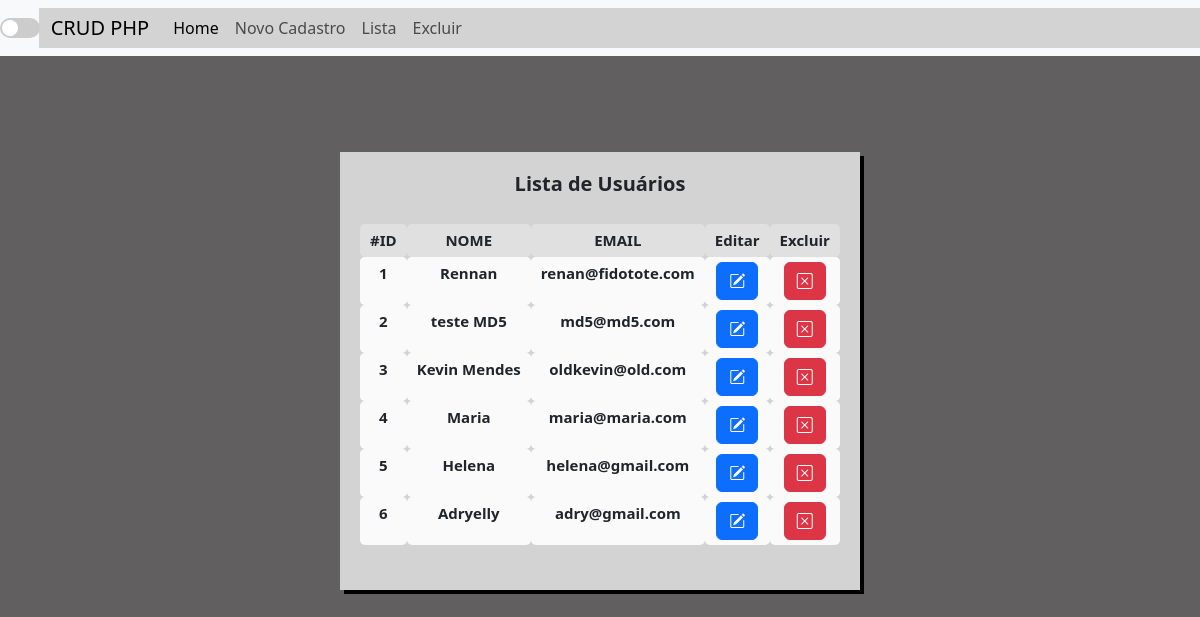
Page /?page=listar on the committed database.
### tables this page shows
CREATE TABLE `usuarios` (
  `id` int(10) UNSIGNED NOT NULL,
  `nome` varchar(45) NOT NULL,
  `email` varchar(255) NOT NULL,
  `senha` varchar(255) NOT NULL,
  `data_nasc` date NOT NULL
);

### lista-usuario.php (the view, shortened to what this page needs)
<!DOCTYPE html>
<html lang="pt-br">
<head>
    <link rel="stylesheet" href="css/bootstrap.min.css">
    <link rel="stylesheet" href="css/teste-form.css">
    <link rel="stylesheet" href="css/estilos.css">
</head>
<body>
<div class="container">
        <div class="row">
            <div class="col mt-5">
                <?php
                $sql = "SELECT * FROM usuarios";
                $respostaListar = $conn->query($sql);
                $qtdDeUsuarios = $respostaListar->num_rows;
                if ($respostaListar == true) {
                    if ($qtdDeUsuarios > 0) {
                        ?>
                            <div class="tabela">
                            <h2>Lista de Usuários</h2>
                            <table class="table">
                                <tr>
                                    <th>#ID</th>
                                    <th>NOME</th>
                                    <th>EMAIL</th>
                                    <th>Editar</th>
                                    <th>Excluir</th>
                                </tr>
                                <?php while ($row = $respostaListar->fetch_object()) { ?>
                                    <tr>
                                        <td><?php echo $row->id; ?></td>
                                        <td><?php echo $row->nome; ?></td>
                                        <td><?php echo $row->email; ?></td>
                                        <td><button class="btn btn-primary" onclick="location.href='?page=editar&id=<?php echo $row->id; ?>'"><i class="bi bi-pencil-square"></i></button></td>
                                        <td><button class="btn btn-danger" onclick="if(confirm('Tem certeza que deseja excluir?')) { location.href='?page=salvar&acao=excluir&id=<?php echo $row->id; ?>'} else { return false; }"><i class="bi bi-x-square"></i></button></td>
                                    </tr>
                                <?php } ?>
                            </table>
                            </div>
                            <?php
                    } else {
                        echo "<p class='alert alert-danger'>Não encontrou resultados!</p>";
                    }
                }
                ?>
            </div>
        </div>
    </div>
</body>
</html>

### index.php (shortened to what this page needs)
<!DOCTYPE html>
<html lang="pt-br">
  <head>
    <link rel="stylesheet" href="css/bootstrap.min.css">
    <link rel="stylesheet" href="css/estilos.css">
    <link href="https://cdn.jsdelivr.net/npm/bootstrap-icons@1.7.0/font/bootstrap-icons.css" rel="stylesheet">
  </head>
  <body>
    <nav class="navbar navbar-expand-lg bg-body-tertiary">
    <div class="toggle-container">
      <label for="toggle-mode" class="toggle-label"></label>
    </div>
      <div class="container-fluid" id="navBarIndex">
        <a class="navbar-brand" href="#">CRUD PHP</a>
        <div class="collapse navbar-collapse" id="navbarNavAltMarkup">
          <div class="navbar-nav">
            <a class="nav-link active" aria-current="page" href="index.php">Home</a>
            <a class="nav-link" href="?page=novo">Novo Cadastro</a>
            <a class="nav-link" href="?page=listar">Lista</a>
            <a class="nav-link" href="?page=delete">Excluir</a>
          </div>
        </div>
      </div>
    </nav>
    <div class = "container">
        <div class="row">
          <div class="col mt-5">
            <?php
              include("config.php");
              switch(@$_REQUEST["page"]){
                case "listar":
                  include("lista-usuario.php");
                  break;
              }
            ?>
          </div>
        </div>
    </div>
  </body>
</html>

### css/estilos.css (style rules this page uses)
:root { --bg-color-light: lightgrey; --bg-color-dark: #333333; --font-color-light: #323232; --font-color-dark: #fff; }
body { background-color: rgb(97, 95, 95); }
.form-container, .container { display: flex; flex-direction: column; align-items: center; justify-content: center; min-height: calc(100vh - 200px); }
.container { display: flex; flex-direction: column; align-items: center; justify-content: center; min-height: calc(100vh - 400px); }
#navBarIndex { background-color: lightgrey; color: lightpink; }
.toggle-container { display: inline-block; position: relative; width: 40px; height: 20px; }
.toggle-label { position: absolute; top: 0; left: 0; width: 40px; height: 20px; background-color: #ccc; border-radius: 10px; cursor: pointer; transition: background-color 0.3s; }
.toggle-label:before { content: ""; position: absolute; top: 2px; left: 2px; width: 16px; height: 16px; background-color: #fff; border-radius: 50%; transition: transform 0.3s; }

### css/teste-form.css (style rules this page uses)
h2 { color: var(--font-color); background: lightgrey; font-weight: 900; font-size: 20px; text-align: center; }
.tabela { background: lightgrey; padding: 20px; background: lightgrey; display: flex; flex-direction: column; align-items: center; justify-content: center; gap: 20px; border-radius: 0; border: 2px solid var(--main-color); box-shadow: 4px 4px black; }
label { color: var(--font-color); font-weight: 600; font-size: 17px; text-align: center; }
.table { width: 100%; border-collapse: collapse; border: 2px solid var(--main-color); color: var(--font-color); font-weight: 900; font-size: 20px; margin-bottom: 25px; text-align: center; }
.table th, .table td { padding: 10px; border-radius: 5px; border: 2px solid var(--main-color); background-color: var(--bg-color); box-shadow: 4px 4px var(--main-color); font-size: 15px; font-weight: 600; color: var(--font-color); padding: 5px 10px; outline: none; }
.table th { background-color: #e0e0e0; color: var(--main-color); font-weight: 600; margin-bottom: 25px; text-align: center; }
.table td { background-color: #fafafa; color: var(--font-color); margin-bottom: 25px; text-align: center; }
.table tr:nth-child(even) { background-color: #f5f5f5; }

### rows in the picture
usuarios: id "1", nome "Rennan", email "renan@fidotote.com"
usuarios: id "2", nome "teste MD5", email "md5@md5.com"
usuarios: id "3", nome "Kevin Mendes", email "oldkevin@old.com"
usuarios: id "4", nome "Maria", email "maria@maria.com"
usuarios: id "5", nome "Helena", email "helena@gmail.com"
usuarios: id "6", nome "Adryelly", email "adry@gmail.com"
